Frame 1 (no input): blank canvas, image omitted
Frame 60 (no input): blank canvas, image omitted
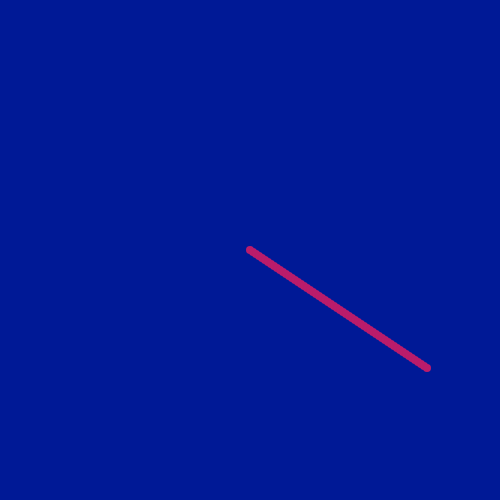
Frame 120 (the mouse pressed at the canvas centre since frame 60)

The p5.js sketch whose frames 1 and 60 were blank and that drew this single picture after the mouse press (run headless with seeded random() and noise() and a simulated clock; from frame 60 on, the mouse is pressed at the canvas centre):

// p5.js sketch
// ── sketch.js
let x, y, xs, ys, r, g, b;
let rs, gs, bs;
let drawFlag, nope;

let bop;
let circles = [];
let goofs = [];
let goofies = [];

function setup() {
  createCanvas(500, 500);
  background(0, 25, 150);

  x = 100;
  y = 100;
  xs = 3;
  ys = 2;

  bop = new Skoobop(mouseX, mouseY);

  r = int(random(15, 230));
  b = int(random(15, 230));

  rs = random(-3, 3);
  gs = random(-3, 3);
  bs = random(-3, 3);

  drawFlag = false;
  nope = false;

  frameRate(200);
}

function draw() {
  fill(r, 1, b);
  noStroke();

  bop.move();

  for (let i = 0; i < circles.length; i++) {
    let circ = circles[i];
    circ.display();
    circ.move();
    if (nope) circles.shift();
  }

  for (let i = 0; i < goofs.length; i++) {
    let goof = goofs[i];
    goof.display();
    goof.move();
    if (nope) goofs.shift();
  }

  for (let i = 0; i < goofies.length; i++) {
    let goofie = goofies[i];
    goofie.display();
    goofie.move();
    if (nope) goofies.shift();
  }

  if (drawFlag) {
    bop.display();
  }
}

function mousePressed() {
  if (mouseButton === LEFT) {
    circles.push(new Lilcircle(mouseX, mouseY));
  }
  if (mouseButton === RIGHT) {
    goofs.push(new Goof(mouseX, mouseY));
  }
}

function keyPressed() {
  if (key === ' ') noLoop();
  if (key === 'f') resizeCanvas(windowWidth, windowHeight);
  if (key === 'd') drawFlag = true;

  if (keyCode === DOWN_ARROW) {
    nope = true;
  }

  if (keyCode === UP_ARROW) {
    background(0, 25, 150);
  }
}

function keyReleased() {
  if (key === 'd') drawFlag = false;
  if (key === '+') goofies.push(new Goof2(mouseX, mouseY));
  if (keyCode === DOWN_ARROW) nope = false;
}

// ---------------- CLASSES ----------------

class Goof {
  constructor(x, y) {
    this.x = x;
    this.y = y;
    this.xs = 3;
    this.ys = 2;

    this.r = int(random(15, 230));
    this.g = int(random(15, 230));
    this.b = int(random(15, 230));

    this.rs = random(-3, 3);
    this.gs = random(-3, 3);
    this.bs = random(-3, 3);

    this.type1 = 'b';
    this.type2 = 'g';
  }

  display() {
    fill(this.r, this.g, this.b);
    noStroke();
    ellipse(this.x, this.y, 20, 20);
  }

  move() {
    let dude = createVector(this.x, this.y);
    let them = createVector(mouseX, mouseY);
    let move = p5.Vector.sub(them, dude);

    move.normalize();
    move.mult(10);

    this.x += move.x;
    this.y += move.y;

    this.updateColor();
  }

  updateColor() {
    if (this.type1 === 'r' || this.type2 === 'r') this.r += this.rs;
    if (this.type1 === 'g' || this.type2 === 'g') this.g += this.gs;
    if (this.type1 === 'b' || this.type2 === 'b') this.b += this.bs;

    if (this.r > 240 || this.r < 10) this.rs *= -1;
    if (this.g > 240 || this.g < 10) this.gs *= -1;
    if (this.b > 240 || this.b < 10) this.bs *= -1;
  }
}

class Goof2 extends Goof {
  move() {
    let dude = createVector(this.x, this.y);
    let them = createVector(mouseX, mouseY);
    let move = p5.Vector.sub(them, dude);

    move.normalize();
    move.mult(2);

    this.x += move.x;
    this.y += move.y;

    this.updateColor();
  }
}

class Lilcircle {
  constructor(x, y) {
    this.x = x;
    this.y = y;
    this.xs = 3;
    this.ys = 2;

    this.r = int(random(15, 230));
    this.g = int(random(15, 230));
    this.b = int(random(15, 230));

    this.rs = random(-3, 3);
    this.gs = random(-3, 3);
    this.bs = random(-3, 3);

    this.type1 = 'b';
    this.type2 = 'g';
  }

  display() {
    fill(this.r, this.g, this.b);
    noStroke();
    ellipse(this.x, this.y, 8, 8);
  }

  move() {
    this.x += this.xs;
    this.y += this.ys;

    if (this.x < 5 || this.x > width - 5) this.xs *= -1;
    if (this.y < 5 || this.y > height - 5) this.ys *= -1;
  }
}

class Skoobop extends Goof {
  move() {
    this.x = mouseX;
    this.y = mouseY;
    this.updateColor();
  }

  display() {
    fill(this.r, this.g, this.b);
    ellipse(this.x, this.y, 15, 15);
  }
}
